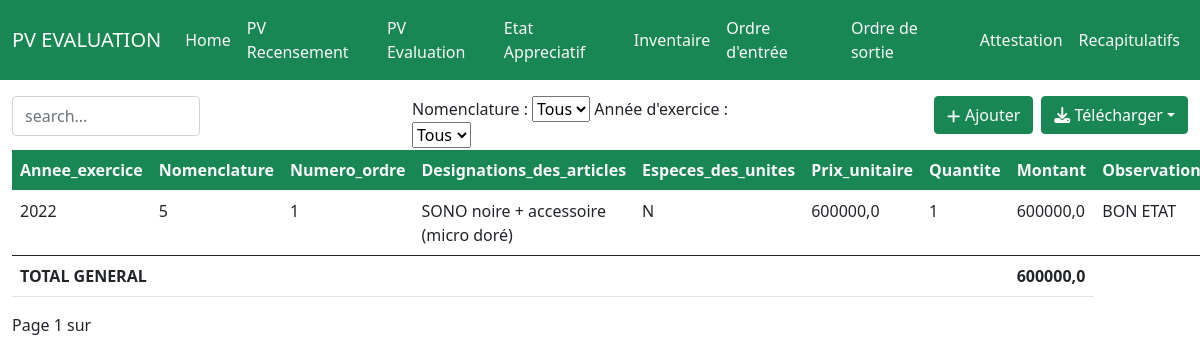
/pv_evaluation/1, run on the app's committed database.
### patrimoine/models.py (models this page shows)
class PvEvaluation(models.Model):
    Budget = models.CharField(max_length=50, blank=True, null=True)
    imputation_administrative = models.CharField(max_length=50, blank=True, null=True)
    Designation_du_chapitre = models.CharField(max_length=100, blank=True, null=True)
    libelle_article = models.CharField(max_length=100, blank=True, null=True)
    President_commission_recensement = models.CharField(max_length=100, blank=True, null=True)
    Membres = models.CharField(max_length=250, blank=True, null=True)
    Nom_et_qualite_du_depositaire_comptable = models.CharField(max_length=250, blank=True, null=True)
    Service = models.ForeignKey(Service, on_delete=models.CASCADE)
    Annee_exercice = models.CharField(max_length=10)
    Nomenclature = models.IntegerField()
    Numero_ordre = models.CharField(max_length=10)
    Designations_des_articles = models.CharField(max_length=250)
    Especes_des_unites = models.CharField(max_length=50)
    Prix_unitaire = models.FloatField(default=0.00)
    Quantite = models.IntegerField(default=0)
    Montant = models.FloatField(default=0.00)
    Observations = models.CharField(max_length=250)

### patrimoine/views.py (the view)
# urls.py: path('pv_evaluation/<int:service_id>', pv_evaluation, name="pv_evaluation"),
def pv_evaluation(request, service_id):
    service = get_object_or_404(Service, id=service_id)
    pvevaluations = PvEvaluation.objects.filter(Service=service)
    selected_nomenclature = request.GET.get('nomenclature')
    selected_annee_exercice = request.GET.get('annee_exercice')
    if selected_nomenclature:
        pvevaluations = pvevaluations.filter(Nomenclature=selected_nomenclature)
    if selected_annee_exercice:
        pvevaluations = pvevaluations.filter(Annee_exercice=selected_annee_exercice)
    paginator = Paginator(pvevaluations, 2)
    page_number = request.GET.get('page')
    page_obj = paginator.get_page(page_number)
    recap = pvevaluations.values('Nomenclature').annotate(
        total_Montant=Sum('Montant'),
    ).order_by('Nomenclature')
    Total_general = {
        'total_Montant': recap.aggregate(Sum('total_Montant'))['total_Montant__sum'] or 0,
    }
    context = {
        "pvevaluations": pvevaluations,
        "Total_general": Total_general,
        "recap": recap,
        "selected_nomenclature": selected_nomenclature,
        "selected_annee_exercice": selected_annee_exercice,
        "service": service,
        "page_obj": page_obj,
    }
    return render(request, "patrimoine/pv_evaluation.html", context)

### patrimoine/templates/patrimoine/pv_evaluation.html (shortened to what this page needs)
{% load static %}
<!DOCTYPE html>
<html lang="en">
<head>
  <link rel="stylesheet" href="{% static 'patrimoine/css/all.min.css' %}">
  <link rel="stylesheet" href="{% static 'patrimoine/css/bootstrap.min.css' %}">
</head>
<body class="d-flex flex-column min-vh-100">
    <nav class="navbar navbar-expand-lg navbar-dark bg-success">
        <div class="container-fluid">
            <a class="navbar-brand" href="#">
                PV EVALUATION
            </a>
            <div class="collapse navbar-collapse" id="navbar1">
                <ul class="navbar-nav me-auto">
                    <li class="nav-item">
                      <a class="nav-link text-light" href="{% url 'afficher_regions' %}">Home</a>
                    </li>
                </ul>
                <ul class="navbar-nav me-auto">
                    <li class="nav-item">
                      <a class="nav-link text-light" href="{% url 'pv_recensement' service.id %}">PV Recensement</a>
                    </li>
                </ul>
                <ul class="navbar-nav me-auto">
                    <li class="nav-item">
                      <a class="nav-link text-light" href="{% url 'pv_evaluation' service.id %}">PV Evaluation</a>
                    </li>
                </ul>
                <ul class="navbar-nav me-auto">
                    <li class="nav-item">
                      <a class="nav-link text-light" href="{% url 'etat_appreciatif' service.id %}">Etat Appreciatif</a>
                    </li>
                </ul>
                <ul class="navbar-nav me-auto">
                    <li class="nav-item">
                      <a class="nav-link text-light" href="{% url 'inventaire' service.id %}">Inventaire</a>
                    </li>
                </ul>
                <ul class="navbar-nav me-auto">
                    <li class="nav-item">
                      <a class="nav-link text-light" href="{% url 'ordre_entree' service.id %}">Ordre d'entrée</a>
                    </li>
                </ul>
                <ul class="navbar-nav me-auto">
                    <li class="nav-item">
                      <a class="nav-link text-light" href="{% url 'ordre_sortie' service.id %}">Ordre de sortie</a>
                    </li>
                </ul>
                <ul class="navbar-nav me-auto">
                    <li class="nav-item">
                      <a class="nav-link text-light" href="{% url 'attestation' service.id %}">Attestation</a>
                    </li>
                </ul>
                <ul class="navbar-nav me-auto">
                    <li class="nav-item">
                      <a class="nav-link text-light" href="{% url 'recapitulatif_inventaire' service.id %}">Recapitulatifs</a>
                    </li>
                </ul>
            </div>
        </div>
    </nav>
<div class="container-fluid mt-3">
    <div class="bar row d-flex flex-row">
        <div class="filter col d-flex flex-row" style="height: 5vh;">
            <input type="text" class="form-control" style="width: 50%; height: 5vh; margin-right: 5px;" id="Search" placeholder="search..." name="search">
        </div>
        <div class="col d-flex flex-row">
          <form method="get" action="" id="global-filters-form">
            <label for="nomenclature">Nomenclature :</label>
            <select name="nomenclature" id="nomenclature" onchange="document.getElementById('global-filters-form').submit();">
                <option value="">Tous</option>
            </select>
            <label for="annee_exercice">Année d'exercice :</label>
            <select name="annee_exercice" id="annee_exercice" onchange="document.getElementById('global-filters-form').submit();">
                <option value="">Tous</option>
            </select>
        </form>
        </div>
        <div class=" col bouton me-auto d-flex justify-content-end align-items-right">
            <a class="btn btn-success text-light mb-3 me-2" href="{% url 'ajout_pv_evaluation' service.id %}">Ajouter</a>
            <form method="get" action="{% url 'export_pvevaluation' service.id %}">
              <div class="dropdown">
                  <button class="btn btn-success dropdown-toggle" data-bs-toggle="dropdown"><i class="fas fa-download"></i> Télécharger</button>
              </div>
          </form>
        </div>
    </div>
        <table class="table table-hover table-responsive">
            <thead>
              <tr class="bg-success text-light">
                <th>Annee_exercice</th>
                <th>Nomenclature</th>
                <th>Numero_ordre</th>
                <th>Designations_des_articles</th>
                <th>Especes_des_unites</th>
                <th>Prix_unitaire</th>
                <th>Quantite</th>
                <th>Montant</th>
                <th>Observations</th>
              </tr>
            </thead>
          <tbody id="tbody">
                  {% for pvevaluation in page_obj %}
                      <tr id="liste" class="table-bordered">
                          <td> {{ pvevaluation.Annee_exercice }} </td>
                          <td>{{ pvevaluation.Nomenclature }}</td>
                          <td>{{ pvevaluation.Numero_ordre }}</td>
                          <td>{{ pvevaluation.Designations_des_articles }}</td>
                          <td>{{ pvevaluation.Especes_des_unites }}</td>
                          <td>{{ pvevaluation.Prix_unitaire }}</td>
                          <td>{{ pvevaluation.Quantite }}</td>
                          <td> {{ pvevaluation.Montant }} </td>
                          <td>{{ pvevaluation.Observations }}</td>
                      </tr>
                  {% endfor %}
          </tbody>
          <tfoot>
              <tr>
                  <th colspan="7">TOTAL GENERAL</th>
                  <th> {{ Total_general.total_Montant }} </th>
              </tr>
          </tfoot>
          </table>
            <div class="pagination pagination-sm">
                    <span class="current">
                        Page {{ page_obj.number }} sur {{ page_object.paginator.num_pages }}
                    </span>
            </div>
</body>

### data on the page
PvEvaluation: Annee_exercice "2022", Nomenclature "5", Numero_ordre "1", Designations_des_articles "SONO noire + accessoire (micro doré)", Especes_des_unites "N", Prix_unitaire "600000,0", Quantite "1", Montant "600000,0", Observations "BON ETAT"

### other printed values
{{ Total_general.total_Montant }} "600000,0"
{{ page_obj.number }} "1"
